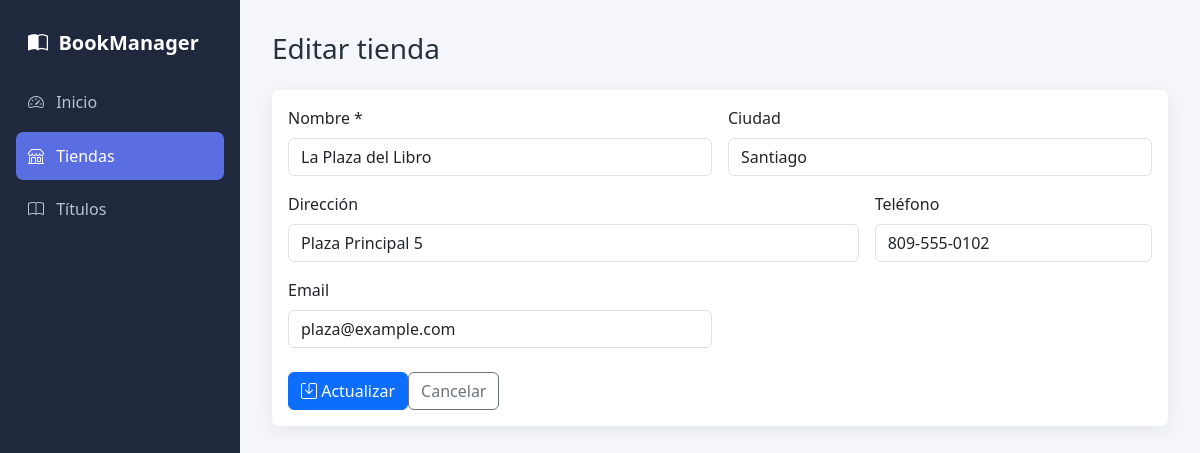
The app's page /views/tiendas/editar.php?id=2 with its own data.
### tables this page shows
CREATE TABLE IF NOT EXISTS tiendas (
    id_tienda INT UNSIGNED NOT NULL AUTO_INCREMENT,
    nombre_tienda VARCHAR(100) NOT NULL,
    direccion VARCHAR(150) NULL,
    ciudad VARCHAR(100) NULL,
    telefono VARCHAR(30) NULL,
    email VARCHAR(100) NULL,
    PRIMARY KEY (id_tienda)
);

### config/database.php (called while the page is built, shortened)
<?php
class Database
{
    private string $host;
    private string $dbname;
    private string $user;
    private string $password;
    public function __construct()
    {
        $this->host = getenv('DB_HOST') ?: '127.0.0.1';
        $this->dbname = getenv('DB_NAME') ?: 'dblibreria';
        $this->user = getenv('DB_USER') ?: 'root';
        $this->password = getenv('DB_PASS') ?: '';
    }
    public function getConnection(): PDO
    {
        $dsn = "mysql:host={$this->host};dbname={$this->dbname};charset=utf8mb4";
        $options = [
            PDO::ATTR_ERRMODE => PDO::ERRMODE_EXCEPTION,
            PDO::ATTR_DEFAULT_FETCH_MODE => PDO::FETCH_ASSOC,
            PDO::ATTR_EMULATE_PREPARES => false,
        ];
        return new PDO($dsn, $this->user, $this->password, $options);
    }
}

### models/Tienda.php (called while the page is built, shortened)
<?php
class Tienda
{
    private PDO $db;
    public function __construct(PDO $db)
    {
        $this->db = $db;
    }
    public function getById(int $id): array|false
    {
        $stmt = $this->db->prepare(
            'SELECT id_tienda, nombre_tienda, direccion, ciudad, telefono, email
             FROM tiendas WHERE id_tienda = :id'
        );
        $stmt->execute(['id' => $id]);
        return $stmt->fetch();
    }
}

### includes/helpers.php (called while the page is built, shortened)
<?php
function e(mixed $value): string
{
    return htmlspecialchars((string) $value, ENT_QUOTES, 'UTF-8');
}

### views/tiendas/editar.php (the view, shortened to what this page needs)
<?php
require_once __DIR__ . '/../../config/database.php';
require_once __DIR__ . '/../../includes/helpers.php';
require_once __DIR__ . '/../../models/Tienda.php';
$errors = [];
$id = filter_input(INPUT_GET, 'id', FILTER_VALIDATE_INT);
try {
    $model = new Tienda((new Database())->getConnection());
    $tienda = $model->getById($id);
} catch (Throwable $e) {
    $tienda = false;
    $errors[] = 'No fue posible cargar la tienda.';
}
require __DIR__ . '/../../includes/header.php';
?>
<div class="page-header"><h1 class="h3">Editar tienda</h1></div>
<?php if ($tienda): $values = $_SERVER['REQUEST_METHOD'] === 'POST' ? $_POST : $tienda; ?>
<div class="card"><div class="card-body"><form method="post">
    <div class="row g-3">
        <div class="col-md-6"><label class="form-label">Nombre *</label><input class="form-control" name="nombre_tienda" required value="<?= e($values['nombre_tienda'] ?? '') ?>"></div>
        <div class="col-md-6"><label class="form-label">Ciudad</label><input class="form-control" name="ciudad" value="<?= e($values['ciudad'] ?? '') ?>"></div>
        <div class="col-md-8"><label class="form-label">Dirección</label><input class="form-control" name="direccion" value="<?= e($values['direccion'] ?? '') ?>"></div>
        <div class="col-md-4"><label class="form-label">Teléfono</label><input class="form-control" name="telefono" value="<?= e($values['telefono'] ?? '') ?>"></div>
        <div class="col-md-6"><label class="form-label">Email</label><input type="email" class="form-control" name="email" value="<?= e($values['email'] ?? '') ?>"></div>
    </div>
    <div class="mt-4"><button class="btn btn-primary" type="submit"><i class="bi bi-save"></i> Actualizar</button><a class="btn btn-outline-secondary" href="index.php">Cancelar</a></div>
</form></div></div>
<?php endif; ?>
<?php require __DIR__ . '/../../includes/footer.php'; ?>

### assets/css/styles.css (style rules this page uses)
:root { --sidebar-width: 240px; --primary: #5b6ee1; }
body { background: #f4f6fb; color: #263238; }
.page-header { margin-bottom: 1.5rem; }
.card { border: 0; box-shadow: 0 .25rem 1rem rgba(32,40,62,.07); }

### records on screen
tiendas: nombre_tienda "La Plaza del Libro", ciudad "Santiago", direccion "Plaza Principal 5", telefono "809-555-0102", email "plaza@example.com"
